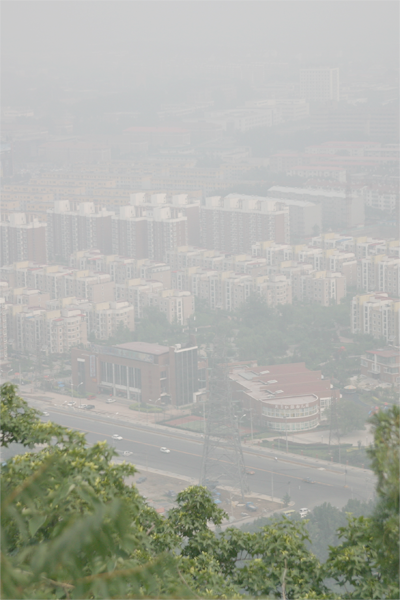
%> input picture MCEE_Laboratory/inputImages/cityscape_input.png, 400 x 600 px; its folder holds only this picture in this run
$ octave demo.m   (GNU Octave 9; MATLAB toolbox functions it lacks are replaced by stand-ins)
%> lines starting %> are read from the running program, lines starting %| are printed output that depends on the picture
%> further down, img is the input picture: size 600x400x3 uint8; mean R, G, B 173.5, 175.6, 167.6
### Reference_and_reproduction/CEEF/CEEF/CEEF.m
function result = CEEF(img_)

img_haze = im2double(img_);
[H, W, C] = size(img_haze);
%> H = 600; W = 400; C = 3
I = zeros(H, W, C, 5);
range = linspace(1, 5, 5);
%%%%%%%%%%%%%%%%%%%%%%%%%%%%%%%%%%%%%%%%%%%%%%%%%%%%%%%%%%%%%%%%%%%%%%%%%%%
%% GC
 for i = 2:5
     I(:, :, :, i) = img_haze .^ range(i);
 end

%% CP-AHE
imageIn = img_;
sizeIn = size(imageIn);
%> sizeIn = [600 400 3]
width = sizeIn(2);
%> width = 400
height = sizeIn(1);
%> height = 600

imageInComb = zeros(height, width*3);
imageInComb(:, 1:3:end) = imageIn(:, :, 1);
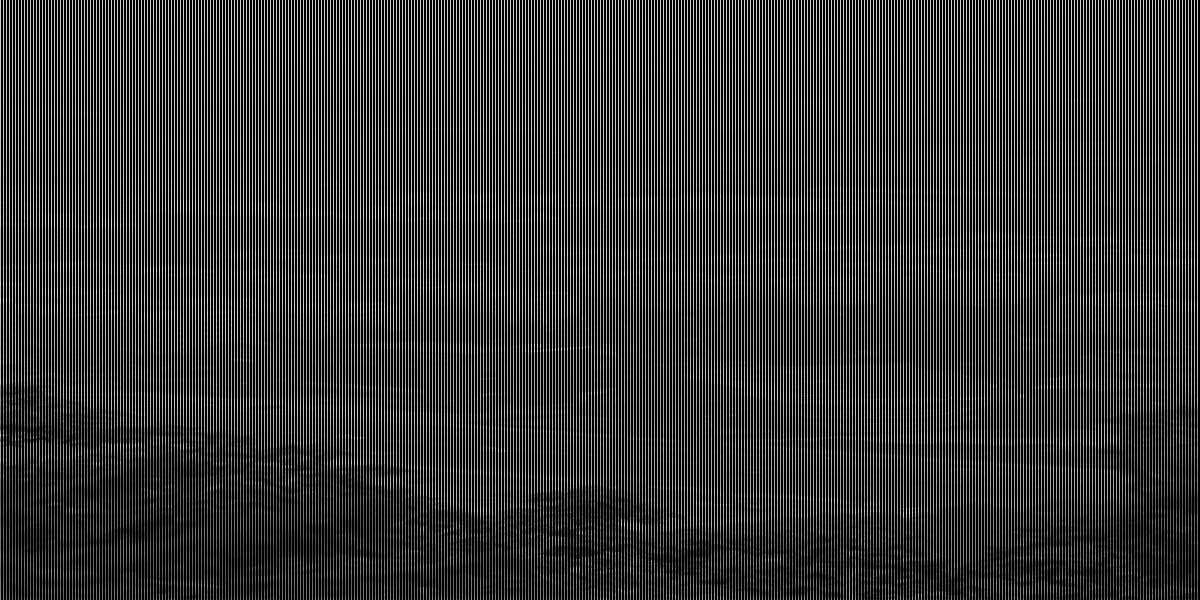
%> imageInComb: size 600x1200 double; min 0, max 234, mean 57.8
imageInComb(:, 2:3:end) = imageIn(:, :, 2);
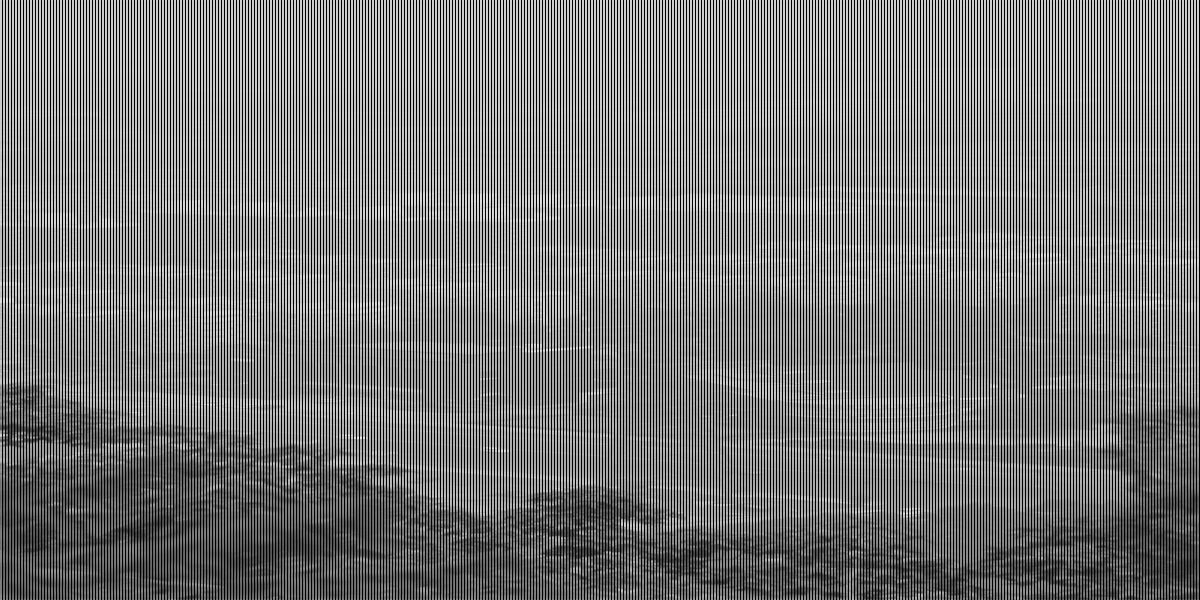
%> imageInComb: size 600x1200 double; min 0, max 234, mean 116.4
imageInComb(:, 3:3:end) = imageIn(:, :, 3);
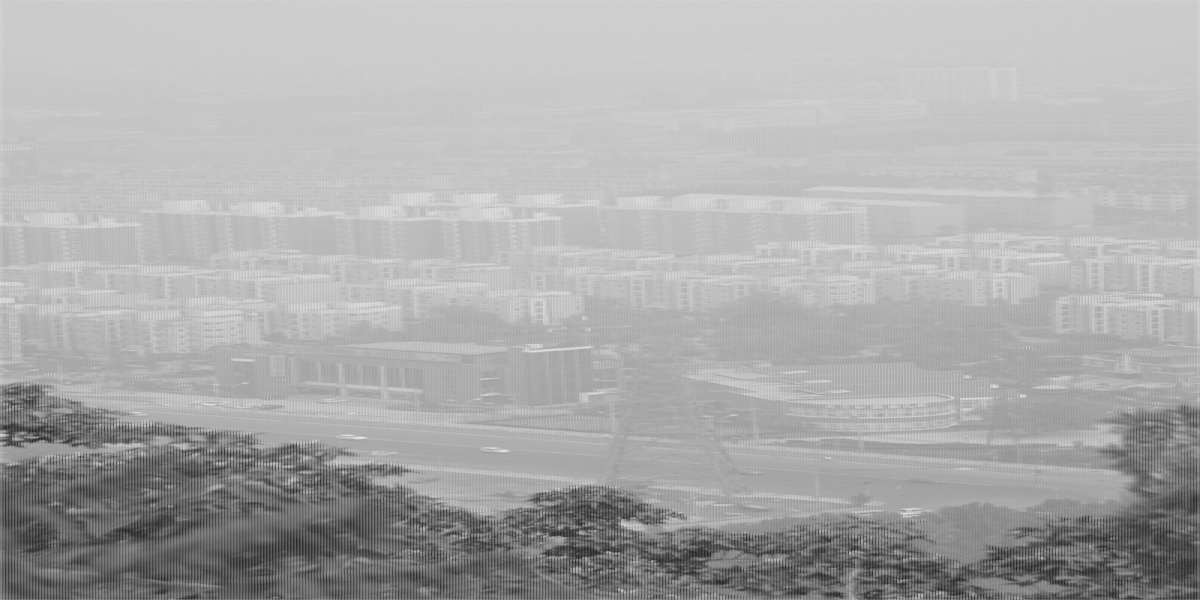
%> imageInComb: size 600x1200 double; min 32, max 234, mean 172.2

imageOutComb = adapthisteq(uint8(imageInComb));
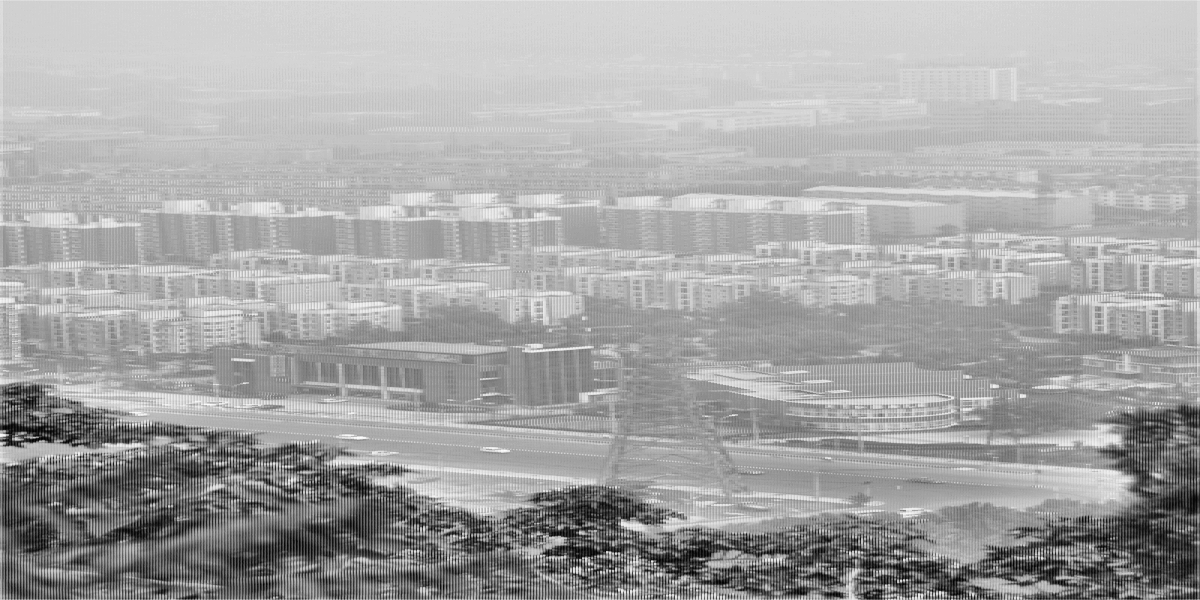
%> imageOutComb: size 600x1200 uint8; min 0, max 255, mean 166.8

imageOut = zeros(height, width, 3);
imageOut(:, :, 1) = imageOutComb(:, 1:3:end);
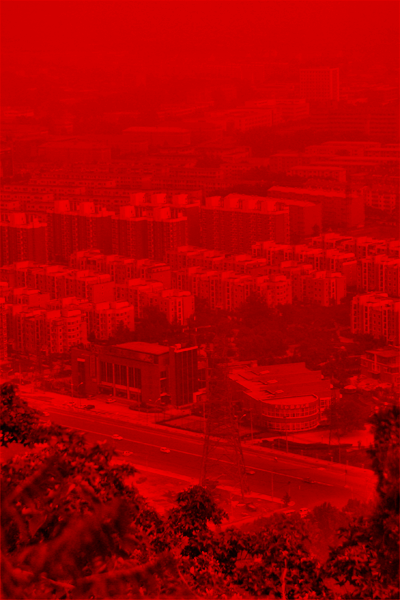
%> imageOut: size 600x400x3 double; mean R, G, B 169.2, 0, 0
imageOut(:, :, 2) = imageOutComb(:, 2:3:end);
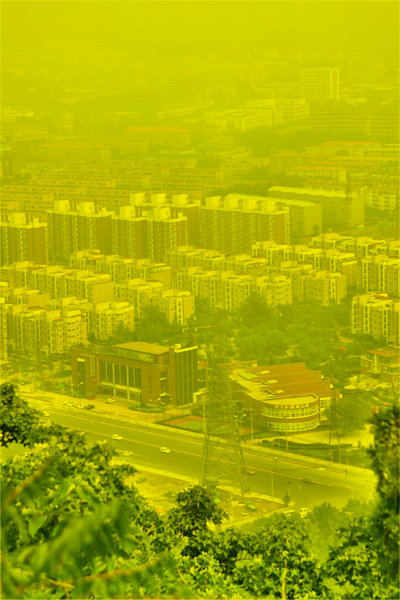
%> imageOut: size 600x400x3 double; mean R, G, B 169.2, 173.9, 0
imageOut(:, :, 3) = imageOutComb(:, 3:3:end);
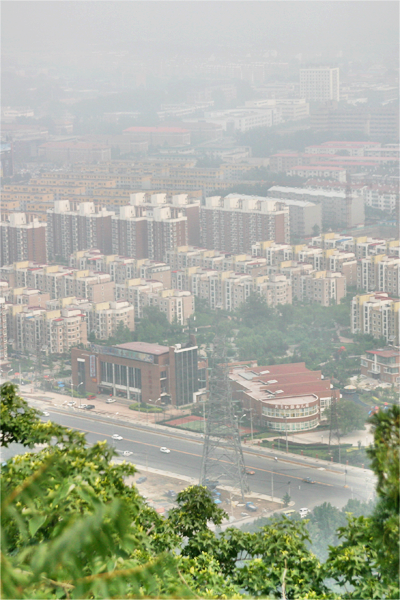
%> imageOut: size 600x400x3 double; mean R, G, B 169.2, 173.9, 157.4
I(:, :, :, 1) = im2double(uint8(imageOut));


%%%%%%%%%%%%%%%%%%%%%%%%%%%%%%%%%%%%%%%%%%%%%%%%%%%%%%%%%%%%%%%%%%%%%%%%%%%
%% FSPD-MEF
%% the finest scale
r1 = 5;
%> the run ends on the next line
[ D1,i_mean1,aa1,N1] = scale_fine(I,r1);

%% the intermediate  scale
[w,h,~,~]=size(I);
nlev = floor(log(min(w,h)) / log(2))-3;
D2 = cell(nlev,1);
aa2= cell(nlev,1);
N2= cell(nlev,1);

r2 = 4;
r2_reconstruct = zeros(1,nlev);
for ii=1:nlev
    r2_reconstruct(ii) = r2;
    [ D2{ii},i_mean2,aa2{ii},N2{ii}] = scale_interm(i_mean1,r2);
    i_mean1=i_mean2;
    r2 = max(r2-1,1);
end


%% the coarsest  scale
r3=max(r2-1,1);
[fI3,i_mean3,aa3,N3] = scale_coarse(i_mean2,r3);

%% reconstruct
%% Intermediate layers
for ii = nlev:-1:1
    temp=aa2{ii};
    fI=zeros(size(temp));
    fI(1:2:size(temp,1),1:2:size(temp,2))=fI3;
    B2=boxfilter(fI, r2_reconstruct(ii))./ N2{ii}+D2{ii};

    fI3=B2;
end
%% finest layers
fI=zeros(size(aa1));
fI(1:2:size(aa1,1),1:2:size(aa1,2))=B2;
B1=boxfilter(fI, r1)./ N1;
result = repmat(B1,[1 1 3])+D1;
end

### Reference_and_reproduction/CEEF/CEEF/demo.m
clc;clear all;close all;
InputPath = '.\InputImages\';
FileName = dir(strcat(InputPath, '*.png'));
temp = 0.1 * 255;
for k=1:length(FileName)

    tempFileName = FileName(k).name;
    ImPath = strcat(InputPath, tempFileName);
    img = imread(ImPath);
    %%
%     tic
    result = im2uint8(CEEF(img));

$ run again, on MCEE_Laboratory/inputImages/y16_input.png
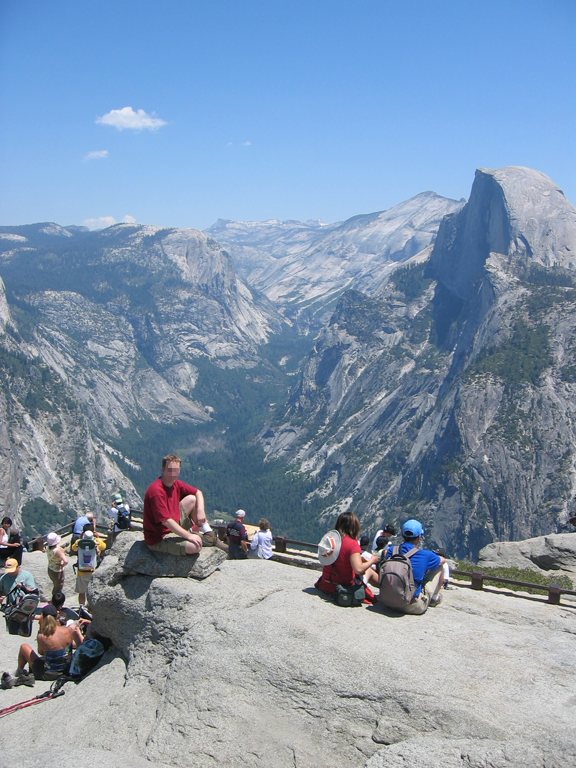
%> input picture MCEE_Laboratory/inputImages/y16_input.png, 576 x 768 px
%> img is the input picture: size 768x576x3 uint8; mean R, G, B 129, 149.6, 173.3
%> in CEEF, `imageOutComb = adapthisteq(uint8(imageInComb));`:
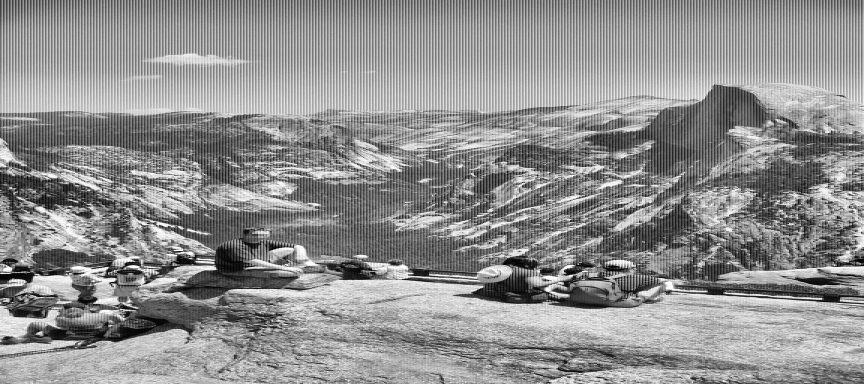
%> imageOutComb: size 768x1728 uint8 (shown at 1/2 size); min 0, max 255, mean 143.4
%> in CEEF, `imageOut(:, :, 3) = imageOutComb(:, 3:3:end);`:
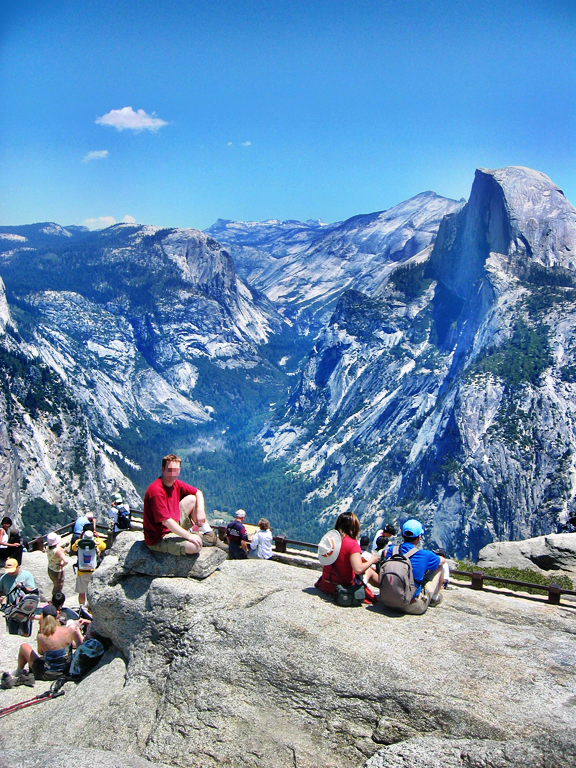
%> imageOut: size 768x576x3 double; mean R, G, B 108.2, 143.6, 178.2
